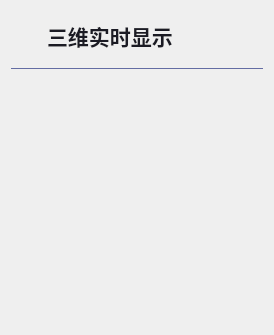
<?xml version="1.0" encoding="UTF-8"?>
<ui version="4.0">
 <class>PositionViewForm</class>
 <widget class="QFrame" name="PositionViewForm">
  <property name="geometry">
   <rect>
    <x>0</x>
    <y>0</y>
    <width>274</width>
    <height>335</height>
   </rect>
  </property>
  <property name="sizePolicy">
   <sizepolicy hsizetype="Preferred" vsizetype="Preferred">
    <horstretch>0</horstretch>
    <verstretch>0</verstretch>
   </sizepolicy>
  </property>
  <property name="minimumSize">
   <size>
    <width>0</width>
    <height>0</height>
   </size>
  </property>
  <property name="maximumSize">
   <size>
    <width>400</width>
    <height>16777215</height>
   </size>
  </property>
  <property name="windowTitle">
   <string>Form</string>
  </property>
  <property name="frameShape">
   <enum>QFrame::NoFrame</enum>
  </property>
  <layout class="QVBoxLayout" name="verticalLayout">
   <property name="spacing">
    <number>0</number>
   </property>
   <property name="topMargin">
    <number>20</number>
   </property>
   <item>
    <widget class="QLabel" name="labelPositionView">
     <property name="sizePolicy">
      <sizepolicy hsizetype="Preferred" vsizetype="Fixed">
       <horstretch>0</horstretch>
       <verstretch>0</verstretch>
      </sizepolicy>
     </property>
     <property name="styleSheet">
      <string notr="true">QLabel#labelPositionView{
color: #1B1B24;
font: 16pt;
font-weight: 500;
background-image: url(:/images/position-view.svg);
background-position: left;
background-repeat: none;
background-color: rgba(0, 0, 0, 0);
padding-left: 30;
}
</string>
     </property>
     <property name="text">
      <string>三维实时显示</string>
     </property>
    </widget>
   </item>
   <item>
    <spacer name="verticalSpacer">
     <property name="orientation">
      <enum>Qt::Vertical</enum>
     </property>
     <property name="sizeType">
      <enum>QSizePolicy::Fixed</enum>
     </property>
     <property name="sizeHint" stdset="0">
      <size>
       <width>20</width>
       <height>16</height>
      </size>
     </property>
    </spacer>
   </item>
   <item>
    <widget class="QWidget" name="lineWidget" native="true">
     <property name="sizePolicy">
      <sizepolicy hsizetype="Preferred" vsizetype="Fixed">
       <horstretch>0</horstretch>
       <verstretch>0</verstretch>
      </sizepolicy>
     </property>
     <property name="minimumSize">
      <size>
       <width>0</width>
       <height>1</height>
      </size>
     </property>
     <property name="styleSheet">
      <string notr="true">QWidget#lineWidget{
background-color: #646DA3;
}</string>
     </property>
    </widget>
   </item>
   <item>
    <spacer name="verticalSpacer_2">
     <property name="orientation">
      <enum>Qt::Vertical</enum>
     </property>
     <property name="sizeType">
      <enum>QSizePolicy::Fixed</enum>
     </property>
     <property name="sizeHint" stdset="0">
      <size>
       <width>20</width>
       <height>10</height>
      </size>
     </property>
    </spacer>
   </item>
   <item>
    <widget class="CCWorkpiece3d" name="view3dwidget" native="true"/>
   </item>
  </layout>
 </widget>
 <customwidgets>
  <customwidget>
   <class>CCWorkpiece3d</class>
   <extends>QWidget</extends>
   <header location="global">ui/workpiece_frame/CCWorkpiece3d.h</header>
   <container>1</container>
  </customwidget>
 </customwidgets>
 <resources/>
 <connections/>
</ui>
